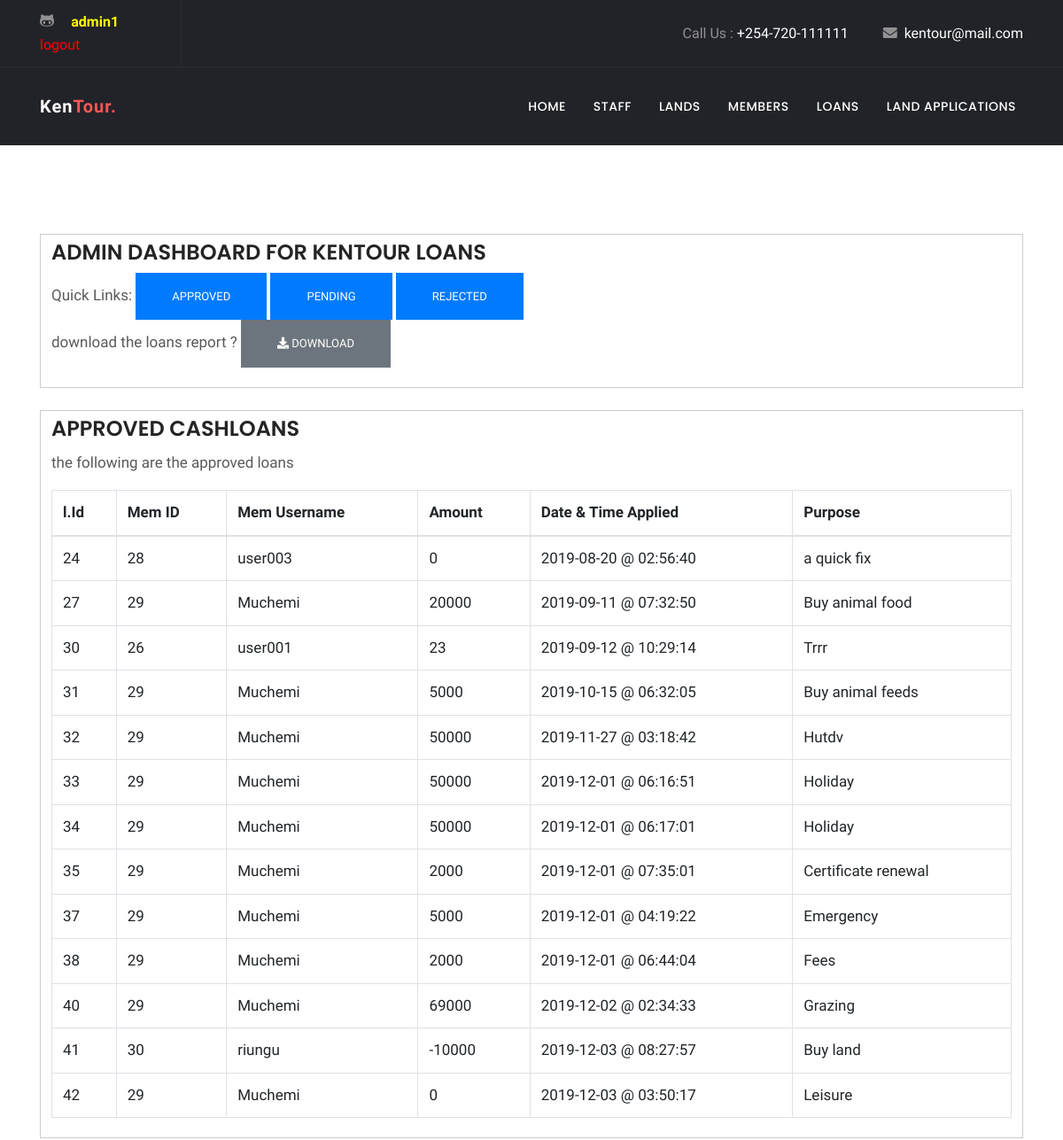
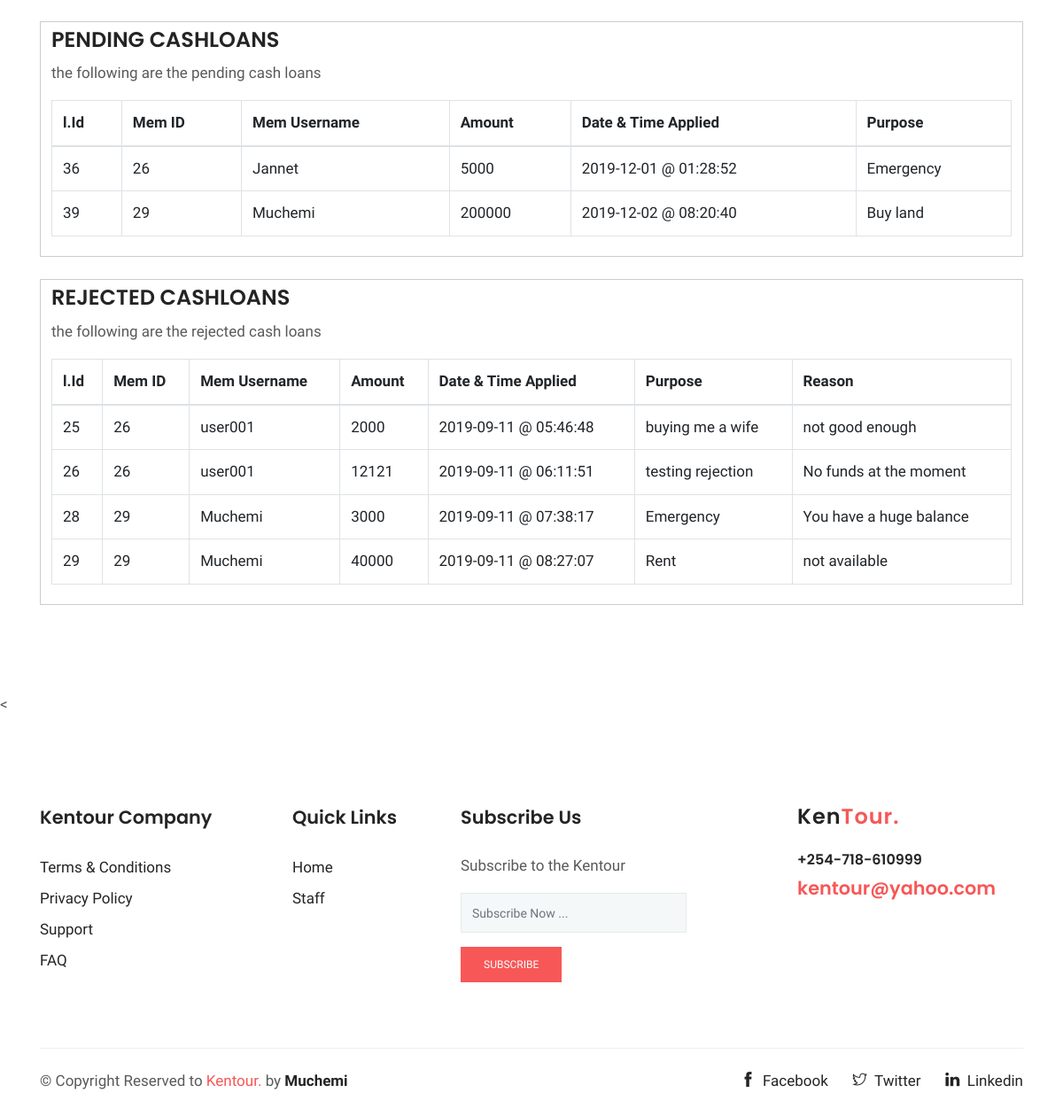
Screenshot of /ADMIN/loans.php (signed in) with the database file from the repository (2 pictures, top to bottom).
### tables this page shows
CREATE TABLE `cashloans` (
  `id` int(11) NOT NULL,
  `amount` int(11) NOT NULL,
  `dateapplied` date NOT NULL,
  `timeapplied` time NOT NULL,
  `datedue` date NOT NULL,
  `memberid` int(11) NOT NULL,
  `membername` varchar(255) NOT NULL,
  `purpose` varchar(255) NOT NULL,
  `status` varchar(255) NOT NULL
);

CREATE TABLE `rejectedloanreasons` (
  `id` int(11) NOT NULL,
  `loanid` int(11) NOT NULL,
  `memid` int(11) NOT NULL,
  `reason` varchar(255) NOT NULL,
  `date` date NOT NULL
);

### ADMIN/loans.php (the view, shortened to what this page needs)
<?php include('server.php');?>
<!doctype html>
<html lang="en">
  <head><meta http-equiv="Content-Type" content="text/html; charset=utf-8">
  <link rel="stylesheet" href="plugins/bootstrap/css/bootstrap.min.css">
  <link rel="stylesheet" href="plugins/themify/css/themify-icons.css">
  <link rel="stylesheet" href="plugins/fontawesome/css/all.css">
  <link rel="stylesheet" href="plugins/magnific-popup/dist/magnific-popup.css">
  <link rel="stylesheet" href="plugins/slick-carousel/slick/slick.css">
  <link rel="stylesheet" href="plugins/slick-carousel/slick/slick-theme.css">
  <link rel="stylesheet" href="css/style.css">
</head>
<body>
<header class="navigation">
	<div class="header-top ">
		<div class="container">
			<div class="row justify-content-between align-items-center">
				<div class="col-lg-2 col-md-4">
					<div class="header-top-socials text-center text-lg-left text-md-left">
						<a href="#"><i class="ti-github"></i></a>
						<a href="#" style="color:Yellow"> <b>
							<?php  if (isset($_SESSION['username'])):?>
							<?php echo $_SESSION['username']; ?> </b>
						</a>
						<a href="index.php?logout='1'" style="color: red;">logout</a>
						<?php endif ?>
					</div>
				</div>
				<div class="col-lg-10 col-md-8 text-center text-lg-right text-md-right">
					<div class="header-top-info">
						<a href="tel:+254720870388">Call Us : <span>+254-720-111111</span></a>
						<a href="mailto:kentour@mail.com" ><i class="fa fa-envelope mr-2"></i><span>kentour@mail.com</span></a>
					</div>
				</div>
			</div>
		</div>
	</div>
	<nav class="navbar navbar-expand-lg  py-4" id="navbar">
		<div class="container">
		  <a class="navbar-brand" href="#">
		  	Ken<span>Tour.</span>
		  </a>
		  <div class="collapse navbar-collapse text-center" id="navbarsExample09">
			<ul class="navbar-nav ml-auto">
			<li class="nav-item"><a class="nav-link" href="home.php">Home</a></li>
			  <li class="nav-item active">
				<a class="nav-link" href="index.php">Staff <span class="sr-only">(current)</span></a>
			  </li>
			  <li class="nav-item"><a class="nav-link" href="lands.php">Lands</a></li>
			   <li class="nav-item"><a class="nav-link" href="members.php">Members</a></li>
			   <li class="nav-item"><a class="nav-link" href="loans.php">Loans</a></li>
			   <li class="nav-item"><a class="nav-link" href="landsapp.php">Land Applications</a></li>
			</ul>
		  </div>
		</div>
	</nav>
</header>
<div class="main-wrapper ">
<section class="section intro">
<div class="container">
	<div style="padding: 6px 12px; border: 1px solid #ccc;">
		<h3>ADMIN DASHBOARD FOR KENTOUR LOANS</h3>
		<p> Quick Links:
            <a href="#approved"><button type="button" class="btn btn-primary">Approved</button></a>
            <a href="#pending"><button type="button" class="btn btn-primary">Pending</button></a>
            <a href="#rejected"><button type="button" class="btn btn-primary">Rejected</button></a><br>
             download the loans report ?
             <a href="../STAFF/pdf/loans.php" target='0'><button class="btn btn-secondary"><i class="fa fa-download"></i> Download</button></a>
            </p>
	</div>
</div>
<br>
<div class="container" id="approved">
    <div style="padding: 6px 12px; border: 1px solid #ccc;height:auto; verflow: auto;">
        <h3>APPROVED CASHLOANS</h3>
		<p> the following are the approved loans</p>
		<table class="table table-bordered">
			<thead>
				<tr>
				<th scope="col">l.Id</th>
				<th scope="col">Mem ID</th>
				<th scope="col">Mem Username</th>
				<th scope="col">Amount</th>
				<th scope="col">Date & Time Applied</th>
				<th scope="col">Purpose</th>
				</tr>
			</thead>
			<tbody>
				<?php
				 require('connect-db.php');
				$sql = "SELECT * FROM cashloans WHERE status='APPROVED'";
				$result = mysqli_query($conn, $sql);
				while($row = mysqli_fetch_array($result, MYSQLI_NUM))
				{
					echo '<tr>';
						echo '<td>'.$row[0].'</td> ';
						echo '<td>'.$row[5].'</td> ';
						echo '<td>'.$row[6].'</td> ';
						echo '<td>'.$row[1].'</td> ';
						echo '<td>'.$row[2].' @ '.$row[3].'</td> ';
						echo '<td>'.$row[7].'</td> ';
					echo '</tr>';
				}
				?>
			</tbody>
		</table>
    </div>
</div>
<br>
<div class="container" id="pending">
    <div style="padding: 6px 12px; border: 1px solid #ccc;height:auto; verflow: auto;">
        <h3>PENDING CASHLOANS</h3>
		<p> the following are the pending cash loans</p>
		<table class="table table-bordered">
			<thead>
				<tr>
				<th scope="col">l.Id</th>
				<th scope="col">Mem ID</th>
				<th scope="col">Mem Username</th>
				<th scope="col">Amount</th>
				<th scope="col">Date & Time Applied</th>
				<th scope="col">Purpose</th>
				</tr>
			</thead>
			<tbody>
				<?php
				 require('connect-db.php');
				$sql = "SELECT * FROM cashloans WHERE status='PENDING'";
				$result = mysqli_query($conn, $sql);
				while($row = mysqli_fetch_array($result, MYSQLI_NUM))
				{
					echo '<tr>';
						echo '<td>'.$row[0].'</td> ';
						echo '<td>'.$row[5].'</td> ';
						echo '<td>'.$row[6].'</td> ';
						echo '<td>'.$row[1].'</td> ';
						echo '<td>'.$row[2].' @ '.$row[3].'</td> ';
						echo '<td>'.$row[7].'</td> ';
					echo '</tr>';
				}
				?>
			</tbody>
		</table>
    </div>
</div>
<br>
<div class="container" id="rejected">
    <div style="padding: 6px 12px; border: 1px solid #ccc;height:auto; verflow: auto;">
        <h3>REJECTED CASHLOANS</h3>
		<p> the following are the rejected cash loans</p>
		<table class="table table-bordered">
			<thead>
				<tr>
				<th scope="col">l.Id</th>
				<th scope="col">Mem ID</th>
				<th scope="col">Mem Username</th>
				<th scope="col">Amount</th>
				<th scope="col">Date & Time Applied</th>
				<th scope="col">Purpose</th>
				<th scope="col">Reason</th>
				</tr>
			</thead>
			<tbody>
				<?php
				 require('connect-db.php');
				$sql = "SELECT * FROM cashloans WHERE status='REJECTED'";
				$result = mysqli_query($conn, $sql);
				while($row = mysqli_fetch_array($result, MYSQLI_NUM))
				{
					$lid = $row[0];
					$sql2 ="SELECT * FROM rejectedloanreasons WHERE loanid='$lid' LIMIT 1";
					$res= mysqli_query($conn, $sql2);
					while($rows = mysqli_fetch_array($res, MYSQLI_NUM)){
						$reason = $rows[3];
					}
					echo '<tr>';
						echo '<td>'.$row[0].'</td> ';
						echo '<td>'.$row[5].'</td> ';
						echo '<td>'.$row[6].'</td> ';
						echo '<td>'.$row[1].'</td> ';
						echo '<td>'.$row[2].' @ '.$row[3].'</td> ';
						echo '<td>'.$row[7].'</td> ';
						echo '<td>'.$reason.'</td> ';
					echo '</tr>';
				}
				?>
			</tbody>
		</table>
    </div>
</div>
</section>
<
<footer class="footer section">
	<div class="container">
		<div class="row">
			<div class="col-lg-3 col-md-6 col-sm-6">
				<div class="widget">
					<h4 class="text-capitalize mb-4">Kentour Company</h4>
					<ul class="list-unstyled footer-menu lh-35">
						<li><a href="#">Terms & Conditions</a></li>
						<li><a href="#">Privacy Policy</a></li>
						<li><a href="#">Support</a></li>
						<li><a href="#">FAQ</a></li>
					</ul>
				</div>
			</div>
			<div class="col-lg-2 col-md-6 col-sm-6">
				<div class="widget">
					<h4 class="text-capitalize mb-4">Quick Links</h4>
					<ul class="list-unstyled footer-menu lh-35">
						<li><a href="index.php">Home</a></li>
						<li><a href="staff.php">Staff</a></li>
					</ul>
				</div>
			</div>
			<div class="col-lg-3 col-md-6 col-sm-6">
				<div class="widget">
					<h4 class="text-capitalize mb-4">Subscribe Us</h4>
					<p>Subscribe to the Kentour  </p>
					<form action="#" class="sub-form">
						<input type="text" class="form-control mb-3" placeholder="Subscribe Now ...">
						<a href="#" class="btn btn-main btn-small">subscribe</a>
					</form>
				</div>
			</div>
			<div class="col-lg-3 ml-auto col-sm-6">
				<div class="widget">
					<div class="logo mb-4">
						<h3>Ken<span>Tour.</span></h3>
					</div>
					<h6><a href="tel:+254-720-870388" >+254-718-610999</a></h6>
					<a href="mailto:kentour@yahoo.com"><span class="text-color h4">kentour@yahoo.com</span></a>
				</div>
			</div>
		</div>
		<div class="footer-btm pt-4">
			<div class="row">
				<div class="col-lg-6">
					<div class="copyright">
						&copy; Copyright Reserved to <span class="text-color">Kentour.</span> by <a href="#">Muchemi</a>
					</div>
				</div>
				<div class="col-lg-6 text-left text-lg-right">
					<ul class="list-inline footer-socials">
						<li class="list-inline-item"><a href="#"><i class="ti-facebook mr-2"></i>Facebook</a></li>
						<li class="list-inline-item"><a href="#"><i class="ti-twitter mr-2"></i>Twitter</a></li>
						<li class="list-inline-item"><a href="#"><i class="ti-linkedin mr-2 "></i>Linkedin</a></li>
					</ul>
				</div>
			</div>
		</div>
	</div>
</footer>
    </div>
  </body>
  </html>

### ADMIN/css/style.css (style rules this page uses)
html { overflow-x: hidden; }
body { line-height: 1.5; font-family: "Hind", serif; -webkit-font-smoothing: antialiased; font-size: 17px; color: rgba(0, 0, 0, 0.65); }
h1, .h1, h2, .h2, h3, .h3, h4, .h4, h5, .h5, h6, .h6 { font-family: "Poppins", sans-serif; font-weight: 600; color: #242424; }
h3, .h3 { font-size: 1.5rem; }
h4, .h4 { font-size: 1.3rem; line-height: 30px; }
h6, .h6 { font-size: 1rem; }
p { line-height: 30px; }
input[type="email"], input[type="password"], input[type="text"], input[type="tel"] { box-shadow: none; height: 45px; outline: none; font-size: 14px; }
.form-control { box-shadow: none; border-radius: 0; }
.btn { display: inline-block; font-size: 14px; font-size: 0.8125rem; font-weight: 400; padding: 1rem 2.5rem; text-transform: uppercase; border-radius: 0; transition: all 0.2s ease; }
.btn-main, .btn-transparent, .btn-small { background: #f75757; color: #fff; transition: all 0.2s ease; }
.btn-small { padding: 10px 25px; font-size: 12px; }
.section { padding: 100px 0; }
.text-color { color: #f75757; }
a { color: #242424; text-decoration: none; }
#navbar { background: #222328; box-shadow: 0 1px 2px rgba(0, 0, 0, 0.05); }
#navbar li { padding-left: 15px; }
#navbar .nav-link { font-family: "Poppins", sans-serif; font-weight: 500; color: #fff; text-transform: uppercase; font-size: 14px; letter-spacing: .5px; transition: all .25s ease; }
.header-top { background: #222328; color: #919194; border-bottom: 1px solid rgba(255, 255, 255, 0.05); }
.header-top .header-top-socials { border-right: 1px solid rgba(255, 255, 255, 0.05); padding: 12px 0px; }
.header-top .header-top-socials a { color: #919194; margin-right: 15px; font-size: 16px; }
.header-top .header-top-info { color: #919194; font-size: 16px; }
.header-top .header-top-info a span { color: #fff; }
.header-top .header-top-info a { margin-left: 35px; color: #919194; }
.navbar-brand { color: #fff; font-weight: 600; letter-spacing: 1px; }
.navbar-brand span { color: #f75757; }
.widget { margin-bottom: 30px; padding-bottom: 35px; }
.footer { padding-bottom: 10px; }
.footer .copyright a { font-weight: 600; }
.lh-35 { line-height: 35px; }
.logo { color: #242424; font-weight: 600; letter-spacing: 1px; }
.logo span { color: #f75757; }
.sub-form { position: relative; }
.sub-form .form-control { border: 1px solid rgba(0, 0, 0, 0.06); background: #f5f8f9; }
.footer-btm { border-top: 1px solid rgba(0, 0, 0, 0.06); }
.footer-socials li a { margin-left: 15px; }

### rows the page displays
cashloans: id "24", memberid "28", membername "user003", amount "0", dateapplied "2019-08-20", timeapplied "02:56:40", purpose "a quick fix"
cashloans: id "27", memberid "29", membername "Muchemi", amount "20000", dateapplied "2019-09-11", timeapplied "07:32:50", purpose "Buy animal food"
cashloans: id "30", memberid "26", membername "user001", amount "23", dateapplied "2019-09-12", timeapplied "10:29:14", purpose "Trrr"
cashloans: id "31", memberid "29", membername "Muchemi", amount "5000", dateapplied "2019-10-15", timeapplied "06:32:05", purpose "Buy animal feeds"
cashloans: id "32", memberid "29", membername "Muchemi", amount "50000", dateapplied "2019-11-27", timeapplied "03:18:42", purpose "Hutdv"
cashloans: id "33", memberid "29", membername "Muchemi", amount "50000", dateapplied "2019-12-01", timeapplied "06:16:51", purpose "Holiday"
cashloans: id "34", memberid "29", membername "Muchemi", amount "50000", dateapplied "2019-12-01", timeapplied "06:17:01", purpose "Holiday"
cashloans: id "35", memberid "29", membername "Muchemi", amount "2000", dateapplied "2019-12-01", timeapplied "07:35:01", purpose "Certificate renewal"
cashloans: id "37", memberid "29", membername "Muchemi", amount "5000", dateapplied "2019-12-01", timeapplied "04:19:22", purpose "Emergency"
cashloans: id "38", memberid "29", membername "Muchemi", amount "2000", dateapplied "2019-12-01", timeapplied "06:44:04", purpose "Fees"
cashloans: id "40", memberid "29", membername "Muchemi", amount "69000", dateapplied "2019-12-02", timeapplied "02:34:33", purpose "Grazing"
cashloans: id "41", memberid "30", membername "riungu", amount "-10000", dateapplied "2019-12-03", timeapplied "08:27:57", purpose "Buy land"
cashloans: id "42", memberid "29", membername "Muchemi", amount "0", dateapplied "2019-12-03", timeapplied "03:50:17", purpose "Leisure"
cashloans: id "36", memberid "26", membername "Jannet", amount "5000", dateapplied "2019-12-01", timeapplied "01:28:52", purpose "Emergency"
cashloans: id "39", memberid "29", membername "Muchemi", amount "200000", dateapplied "2019-12-02", timeapplied "08:20:40", purpose "Buy land"
cashloans: id "25", memberid "26", membername "user001", amount "2000", dateapplied "2019-09-11", timeapplied "05:46:48", purpose "buying me a wife", rejectedloanreasons.reason "not good enough"
cashloans: id "26", memberid "26", membername "user001", amount "12121", dateapplied "2019-09-11", timeapplied "06:11:51", purpose "testing rejection", rejectedloanreasons.reason "No funds at the moment"
cashloans: id "28", memberid "29", membername "Muchemi", amount "3000", dateapplied "2019-09-11", timeapplied "07:38:17", purpose "Emergency", rejectedloanreasons.reason "You have a huge balance"
cashloans: id "29", memberid "29", membername "Muchemi", amount "40000", dateapplied "2019-09-11", timeapplied "08:27:07", purpose "Rent", rejectedloanreasons.reason "not available"

### other values shown
$_SESSION['username'] "admin1"
